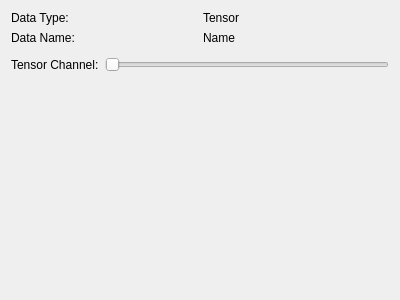
<?xml version="1.0" encoding="UTF-8"?>
<ui version="4.0">
 <class>MediaTensor_Widget</class>
 <widget class="QWidget" name="MediaTensor_Widget">
  <property name="geometry">
   <rect>
    <x>0</x>
    <y>0</y>
    <width>400</width>
    <height>300</height>
   </rect>
  </property>
  <property name="windowTitle">
   <string>Form</string>
  </property>
  <layout class="QVBoxLayout" name="verticalLayout">
   <item>
    <layout class="QHBoxLayout" name="horizontalLayout">
     <item>
      <widget class="QLabel" name="label_2">
       <property name="text">
        <string>Data Type:</string>
       </property>
      </widget>
     </item>
     <item>
      <widget class="QLabel" name="label">
       <property name="text">
        <string>Tensor</string>
       </property>
      </widget>
     </item>
    </layout>
   </item>
   <item>
    <layout class="QHBoxLayout" name="horizontalLayout_2">
     <item>
      <widget class="QLabel" name="label_3">
       <property name="text">
        <string>Data Name:</string>
       </property>
      </widget>
     </item>
     <item>
      <widget class="QLabel" name="name_label">
       <property name="text">
        <string>Name</string>
       </property>
      </widget>
     </item>
    </layout>
   </item>
   <item>
    <widget class="ColorPicker_Widget" name="color_picker" native="true"/>
   </item>
   <item>
    <layout class="QHBoxLayout" name="horizontalLayout_3">
     <item>
      <widget class="QLabel" name="label_4">
       <property name="text">
        <string>Tensor Channel:</string>
       </property>
      </widget>
     </item>
     <item>
      <widget class="QSlider" name="horizontalSlider">
       <property name="orientation">
        <enum>Qt::Orientation::Horizontal</enum>
       </property>
      </widget>
     </item>
    </layout>
   </item>
   <item>
    <spacer name="verticalSpacer">
     <property name="orientation">
      <enum>Qt::Orientation::Vertical</enum>
     </property>
     <property name="sizeHint" stdset="0">
      <size>
       <width>20</width>
       <height>40</height>
      </size>
     </property>
    </spacer>
   </item>
  </layout>
 </widget>
 <customwidgets>
  <customwidget>
   <class>ColorPicker_Widget</class>
   <extends>QWidget</extends>
   <header>ColorPicker_Widget/ColorPicker_Widget.hpp</header>
   <container>1</container>
  </customwidget>
 </customwidgets>
 <resources/>
 <connections/>
</ui>
